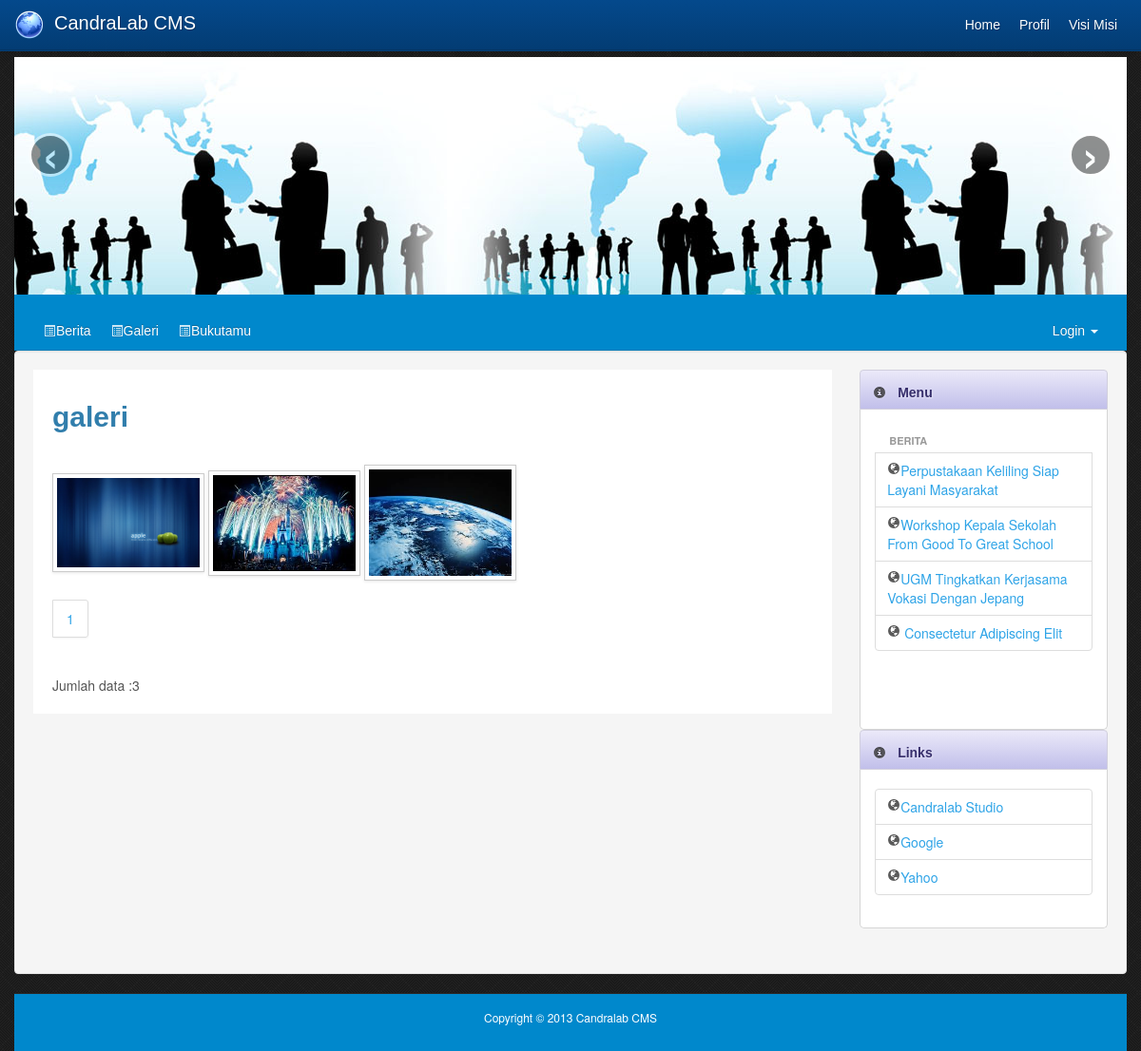
Screenshot of /index.php?mod=galeri&pg=galeri with the database file from the repository.
### tables this page shows
CREATE TABLE IF NOT EXISTS `halaman` (
  `idhalaman` int(11) NOT NULL AUTO_INCREMENT,
  `judul` varchar(255) DEFAULT NULL,
  `gambar` varchar(100) NOT NULL,
  `tanggal` datetime DEFAULT NULL,
  `isi` text,
  PRIMARY KEY (`idhalaman`)
);

CREATE TABLE IF NOT EXISTS `galeri` (
  `no` int(11) NOT NULL AUTO_INCREMENT,
  `foto` varchar(100) NOT NULL,
  `keterangan` varchar(250) NOT NULL,
  PRIMARY KEY (`no`)
);

CREATE TABLE IF NOT EXISTS `berita` (
  `idberita` int(11) NOT NULL AUTO_INCREMENT,
  `judul` varchar(255) DEFAULT NULL,
  `gambar` varchar(100) NOT NULL,
  `tanggal` datetime DEFAULT NULL,
  `isi` text,
  PRIMARY KEY (`idberita`)
);

CREATE TABLE IF NOT EXISTS `links` (
  `idlinks` int(11) NOT NULL AUTO_INCREMENT,
  `nama` varchar(50) NOT NULL,
  `url` varchar(100) NOT NULL,
  PRIMARY KEY (`idlinks`)
);

### inc/function.php (the view, shortened to what this page needs)
<?php
function query($qry) {
	$result = mysql_query($qry) or die("Gagal melakukan query pada :
	 <br>$qry<br><br>Kode Salah : <br>&nbsp;&nbsp;&nbsp;" . mysql_error() . "!");
	return $result;
}
function list_halaman() {
	$query = query("SELECT idhalaman,judul   FROM halaman ");
	while ($row = mysql_fetch_row($query)) {
		echo "<li><a href='index.php?mod=halaman&pg=halaman_detail&id=" . $row[0] . "'>" . ucwords($row[1]) . "</a> </li>";
	}
}
function list_berita($limit) {
	$query = query("SELECT *   FROM berita  order by idberita desc limit $limit ");
	while ($row = mysql_fetch_row($query)) {
		echo "<li><a href='index.php?mod=berita&pg=berita_detail&id=" . $row[0] . "'>
		<i class='icon-globe'></i>" . ucwords($row[1]) . "</a> </li>";
	}
}
function list_links() {
	$query = query("SELECT *   FROM links order by nama ");
	while ($row = mysql_fetch_row($query)) {
		echo "<li><a href='.$row[0].' target='_blank' ><i class='icon-globe'></i>" . ucwords($row[1]) . "</a> </li>";
	}
}
?>

### galeri/galeri.php (shortened to what this page needs)
	<link rel="stylesheet" type="text/css" href="assets/fb/jquery.fancybox.css" media="screen" />
	<h2 id="headings">  galeri</h2>
<br/>
		<?php
	$batas=8;
$halaman=$_GET['halaman'];
$posisi=null;
if(empty($halaman)){
	$posisi=0;
}else{
	$posisi=($halaman-1)* $batas;
}
$query="SELECT * from galeri limit $posisi,$batas ";
$result=mysql_query($query) or die(mysql_error());
while($rows=mysql_fetch_object($result)){
?>
<a class="fancybox" href='upload/galeri/<?=$rows->foto;?>' data-fancybox-group="gallery"  title="<?=$rows->keterangan;?>">
	 <img class="img-polaroid" src='upload/galeri/<?=$rows->foto;?>'  width='150' height='150' alt="" /></a>
<?php
}
$tampil2=mysql_query("select no from galeri");
$jmldata=mysql_num_rows($tampil2);
$jumlah_halaman=ceil($jmldata/$batas);
echo "<div class='pagination'> <ul>";
for($i=1;$i<=$jumlah_halaman;$i++)
echo "<li><a href='index.php?mod=galeri&pg=thumbnail_view&halaman=$i'>$i</a></li>";
?>
</ul>
</div>
<br>Jumlah data :<?=$jmldata;?>

### index.php (style rules this page uses)
body { background: url('assets/img/demo.png') repeat; padding-top: 60px; }

### rows the page displays
halaman: judul "Home"
halaman: judul "Profil"
halaman: judul "Visi Misi"
galeri: foto (picture)
galeri: foto (picture)
galeri: foto (picture)
berita: judul "Perpustakaan Keliling Siap Layani Masyarakat"
berita: judul "Workshop Kepala Sekolah From Good To Great School"
berita: judul "UGM Tingkatkan Kerjasama Vokasi Dengan Jepang"
berita: judul "Consectetur Adipiscing Elit"
links: nama "Candralab Studio"
links: nama "Google"
links: nama "Yahoo"

### other values shown
$jmldata "3"
